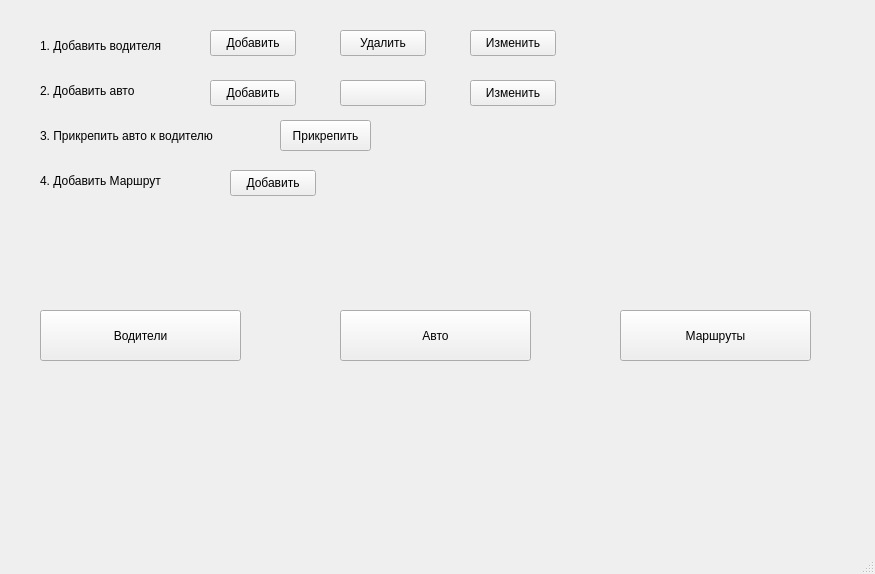
<?xml version="1.0" encoding="UTF-8"?>
<ui version="4.0">
 <class>MainWindow</class>
 <widget class="QMainWindow" name="MainWindow">
  <property name="geometry">
   <rect>
    <x>0</x>
    <y>0</y>
    <width>875</width>
    <height>574</height>
   </rect>
  </property>
  <property name="windowTitle">
   <string>MainWindow</string>
  </property>
  <widget class="QWidget" name="centralwidget">
   <widget class="QPushButton" name="pushButton">
    <property name="geometry">
     <rect>
      <x>40</x>
      <y>310</y>
      <width>201</width>
      <height>51</height>
     </rect>
    </property>
    <property name="text">
     <string>Водители</string>
    </property>
   </widget>
   <widget class="QPushButton" name="pushButton_2">
    <property name="geometry">
     <rect>
      <x>340</x>
      <y>310</y>
      <width>191</width>
      <height>51</height>
     </rect>
    </property>
    <property name="text">
     <string>Авто</string>
    </property>
   </widget>
   <widget class="QPushButton" name="pushButton_3">
    <property name="geometry">
     <rect>
      <x>620</x>
      <y>310</y>
      <width>191</width>
      <height>51</height>
     </rect>
    </property>
    <property name="text">
     <string>Маршруты</string>
    </property>
   </widget>
   <widget class="QPushButton" name="pushButton_4_add_drivers">
    <property name="geometry">
     <rect>
      <x>210</x>
      <y>30</y>
      <width>86</width>
      <height>26</height>
     </rect>
    </property>
    <property name="text">
     <string>Добавить</string>
    </property>
   </widget>
   <widget class="QLabel" name="label">
    <property name="geometry">
     <rect>
      <x>40</x>
      <y>30</y>
      <width>161</width>
      <height>31</height>
     </rect>
    </property>
    <property name="text">
     <string>1. Добавить водителя</string>
    </property>
   </widget>
   <widget class="QLabel" name="label_2">
    <property name="geometry">
     <rect>
      <x>40</x>
      <y>80</y>
      <width>141</width>
      <height>21</height>
     </rect>
    </property>
    <property name="text">
     <string>2. Добавить авто</string>
    </property>
   </widget>
   <widget class="QPushButton" name="pushButton_4_add_auto">
    <property name="geometry">
     <rect>
      <x>210</x>
      <y>80</y>
      <width>86</width>
      <height>26</height>
     </rect>
    </property>
    <property name="text">
     <string>Добавить</string>
    </property>
   </widget>
   <widget class="QLabel" name="label_3">
    <property name="geometry">
     <rect>
      <x>40</x>
      <y>120</y>
      <width>231</width>
      <height>31</height>
     </rect>
    </property>
    <property name="text">
     <string>3. Прикрепить авто к водителю</string>
    </property>
   </widget>
   <widget class="QPushButton" name="pushButton_5">
    <property name="geometry">
     <rect>
      <x>280</x>
      <y>120</y>
      <width>91</width>
      <height>31</height>
     </rect>
    </property>
    <property name="text">
     <string>Прикрепить</string>
    </property>
   </widget>
   <widget class="QLabel" name="label_4">
    <property name="geometry">
     <rect>
      <x>40</x>
      <y>170</y>
      <width>191</width>
      <height>21</height>
     </rect>
    </property>
    <property name="text">
     <string>4. Добавить Маршрут</string>
    </property>
   </widget>
   <widget class="QPushButton" name="pushButton_6">
    <property name="geometry">
     <rect>
      <x>230</x>
      <y>170</y>
      <width>86</width>
      <height>26</height>
     </rect>
    </property>
    <property name="text">
     <string>Добавить</string>
    </property>
   </widget>
   <widget class="QPushButton" name="pushButton_del_drivers">
    <property name="geometry">
     <rect>
      <x>340</x>
      <y>30</y>
      <width>86</width>
      <height>26</height>
     </rect>
    </property>
    <property name="text">
     <string>Удалить</string>
    </property>
   </widget>
   <widget class="QPushButton" name="pushButton_del_auto">
    <property name="geometry">
     <rect>
      <x>340</x>
      <y>80</y>
      <width>86</width>
      <height>26</height>
     </rect>
    </property>
    <property name="text">
     <string/>
    </property>
   </widget>
   <widget class="QPushButton" name="pushButton_4_edit">
    <property name="geometry">
     <rect>
      <x>470</x>
      <y>30</y>
      <width>86</width>
      <height>26</height>
     </rect>
    </property>
    <property name="text">
     <string>Изменить</string>
    </property>
   </widget>
   <widget class="QPushButton" name="pushButton_edit_auto">
    <property name="geometry">
     <rect>
      <x>470</x>
      <y>80</y>
      <width>86</width>
      <height>26</height>
     </rect>
    </property>
    <property name="text">
     <string>Изменить</string>
    </property>
   </widget>
  </widget>
  <widget class="QMenuBar" name="menubar">
   <property name="geometry">
    <rect>
     <x>0</x>
     <y>0</y>
     <width>875</width>
     <height>23</height>
    </rect>
   </property>
  </widget>
  <widget class="QStatusBar" name="statusbar"/>
 </widget>
 <resources/>
 <connections/>
</ui>
